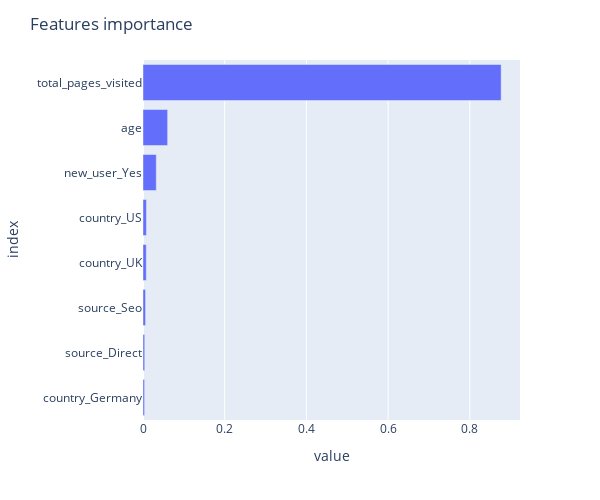

The code cell stored with this chart in its notebook:
### Code cell
# Plot coefficients
fig = px.bar(feature_importance, orientation = 'h')
fig.update_layout(showlegend = False, 
                  margin = {'l': 120}, # to avoid cropping of column names
                 autosize=True, 
                    width=600,
                    height=500,
                    title = "Features importance")
                    
fig.show()

### Figure 1 — Plotly figure (JSON) as saved in the notebook; plotly's stock layout.template omitted (floating-point values rounded to 4 significant figures)
{"data": [{"alignmentgroup": "True", "hovertemplate": "variable=feature_importances<br>value=%{x}<br>index=%{y}<extra></extra>", "legendgroup": "feature_importances", "marker": {"color": "#636efa", "pattern": {"shape": ""}}, "name": "feature_importances", "offsetgroup": "feature_importances", "orientation": "h", "showlegend": true, "textposition": "auto", "type": "bar", "x": [0.003855, 0.004213, 0.00619, 0.007977, 0.008372, 0.03246, 0.06028, 0.8767], "xaxis": "x", "y": ["country_Germany", "source_Direct", "source_Seo", "country_UK", "country_US", "new_user_Yes", "age", "total_pages_visited"], "yaxis": "y"}], "layout": {"autosize": true, "barmode": "relative", "height": 500, "legend": {"title": {"text": "variable"}, "tracegroupgap": 0}, "margin": {"l": 120, "t": 60}, "showlegend": false, "title": {"text": "Features importance"}, "width": 600, "xaxis": {"anchor": "y", "domain": [0, 1], "title": {"text": "value"}}, "yaxis": {"anchor": "x", "domain": [0, 1], "title": {"text": "index"}}}}
